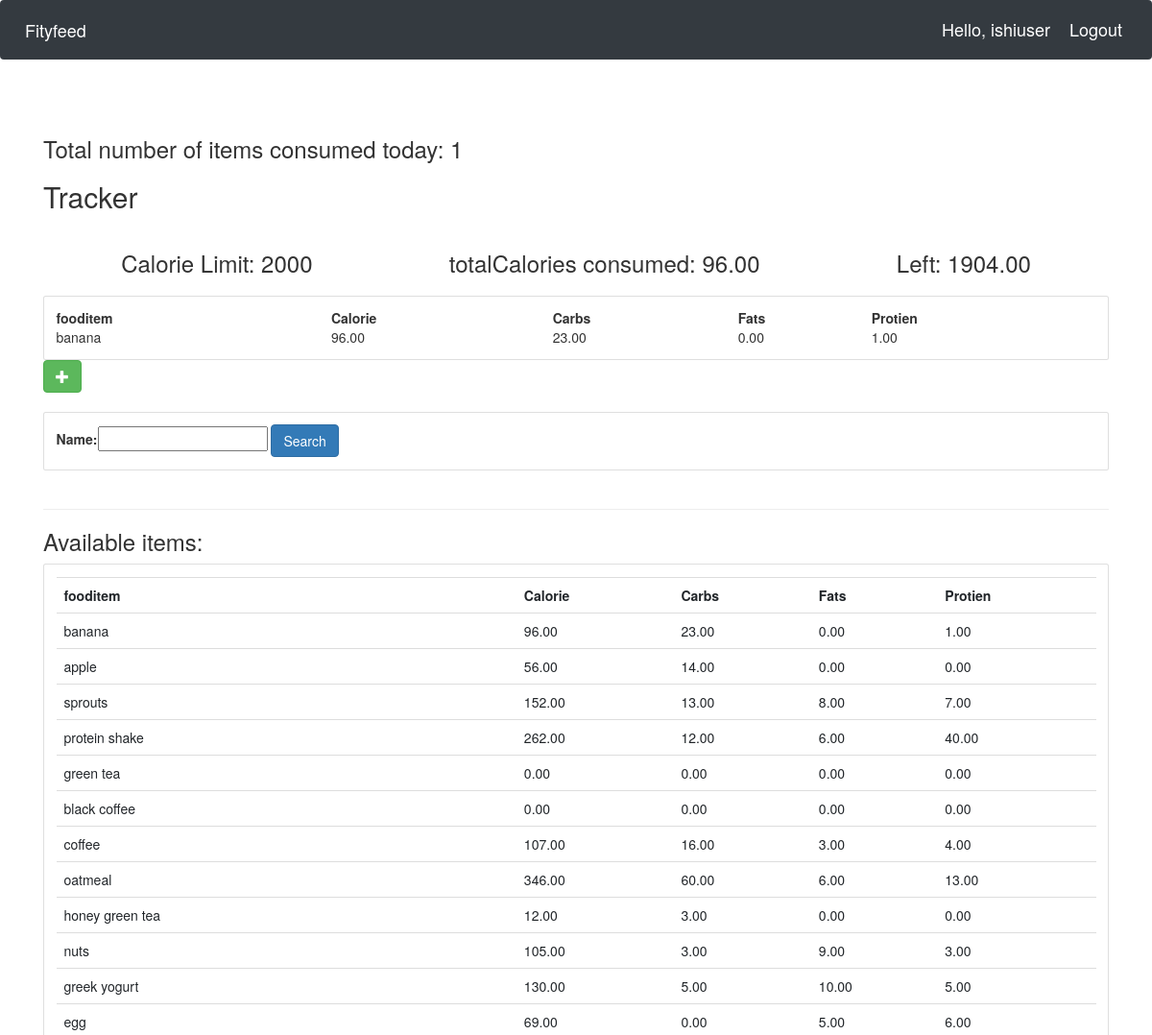
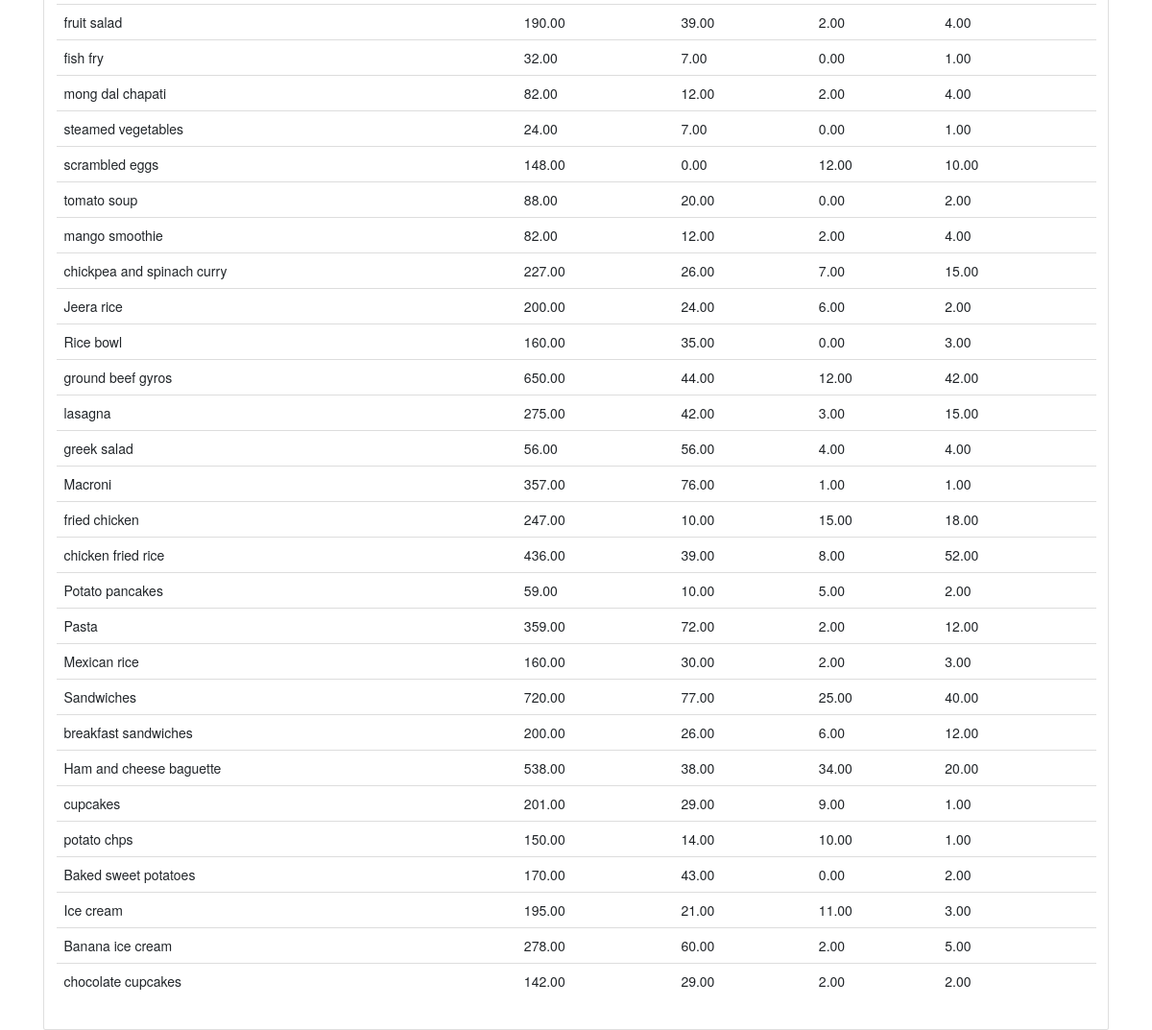
Page /user/ (signed in) on the committed database (2 pictures, top to bottom).
### Fityfeed/models.py (models this page shows, shortened)
class Fooditem(models.Model):
    name = models.CharField(max_length=200)
    category = models.ManyToManyField(Category)
    carbohydrate = models.DecimalField(max_digits=5,decimal_places=2,default=0)
    fats = models.DecimalField(max_digits=5,decimal_places=2,default=0)
    protein = models.DecimalField(max_digits=5,decimal_places=2,default=0)
    calorie=models.DecimalField(max_digits=5,decimal_places=2,default=0,blank=True)
    quantity = models.IntegerField(default=1,null=True,blank=True)

### Fityfeed/views.py (the view)
# urls.py: path('user/',views.userPage,name='userPage'), #userPage
def userPage(request):
    user=request.user
    cust=user.customer
    fooditems=Fooditem.objects.filter()
    myfilter = fooditemFilter(request.GET,queryset=fooditems)
    fooditems=myfilter.qs
    total=UserFooditem.objects.all()
    myfooditems=total.filter(customer=cust)
    cnt=myfooditems.count()
    querysetFood=[]
    for food in myfooditems:
        querysetFood.append(food.fooditem.all())
    finalFoodItems=[]
    for items in querysetFood:
        for food_items in items:
            finalFoodItems.append(food_items)
    totalCalories=0
    for foods in finalFoodItems:
        totalCalories+=foods.calorie
    CalorieLeft=2000-totalCalories
    context={'CalorieLeft':CalorieLeft,'totalCalories':totalCalories,'cnt':cnt,'foodlist':finalFoodItems,'fooditem':fooditems,'myfilter':myfilter}
    return render(request,'user.html',context)

### Fityfeed/templates/user.html (shortened to what this page needs)
{% extends 'main.html' %}
{% block content %}
<head> <link rel="stylesheet" href="https://maxcdn.bootstrapcdn.com/bootstrap/3.3.7/css/bootstrap.min.css"></head>
<h3>Total number of items consumed today: {{cnt}}</h3>
<div class="today">
	<h2>Tracker</h2>
	<div class="flex-box-row">
		<h3>Calorie Limit: 2000</h3>
		<h3>totalCalories consumed: {{totalCalories}}</h3>
		<h3>Left: {{ CalorieLeft }}</h3>
	</div>
    <div class="card card-body">
        <table>
            <tr>
                <th>fooditem</th>
                <th>Calorie</th>
                <th>Carbs</th>
                <th>Fats</th>
                <th>Protien</th>
            </tr>
            {% for food in foodlist %}
            <tr>
                <td>{{food.name}}</td>
                <td> {{food.calorie}}</td>
                <td> {{food.carbohydrate}}</td>
                <td> {{food.fats}}</td>
				<td> {{food.protein}}</td>
			</tr>
            {% endfor %}
        </table>
	</div>
	<form action="{% url 'addFooditem' %}" method="POST">
		<button type="submit" class="btn btn-success">
			<span class="glyphicon glyphicon-plus"></span>
		</button>
	</form>
</div>
<br>
<div class="row">
	<div class="col">
		<div class="card card-body">
			<form method="get">
				{{myfilter.form}}
		    <button class="btn btn-primary" type="submit">Search</button>
		  </form>
		</div>
	</div>
</div>
<br>
<hr>
<h3>Available items:</h3>
<div class="row">
	<div class="col-md">
		<div class="card card-body">
			<table class="table table-sm">
				<tr>
					<th>fooditem</th>
					<th>Calorie</th>
					<th>Carbs</th>
					<th>Fats</th>
					<th>Protien</th>
				</tr>
				{% for food in fooditem %}
				<tr>
					<td>{{food.name}}</td>
					<td> {{food.calorie}}</td>
					<td> {{food.carbohydrate}}</td>
                    <td> {{food.fats}}</td>
                    <td> {{food.protein}}</td>
					</tr>
				{% endfor %}
			</table>
		</div>
	</div>
</div>
{% endblock %}

### Fityfeed/templates/navbar.html (shortened to what this page needs)
{% load static%}
<nav class="navbar navbar-expand-lg navbar-dark bg-dark">
    <a class="navbar-brand" href="{% url 'home' %}">Fityfeed</a>
    <span class="hello-msg">Hello, {{request.user}}</span>
    <span ><a  class="hello-msg" href="{% url 'logout' %}">Logout</a></span>
  </nav>

### static/css/main.css (style rules this page uses)
.flex-box-row { display:flex; padding : 10px; flex-wrap: wrap; justify-content: space-around; }

### Fityfeed/templates/navbar.html (style rules this page uses)
.hello-msg { font-size: 18px; color: #fff; margin-right: 20px; }

### rows in the picture
Fooditem: name "banana", calorie "96.00", carbohydrate "23.00", fats "0.00", protein "1.00"
Fooditem: name "apple", calorie "56.00", carbohydrate "14.00", fats "0.00", protein "0.00"
Fooditem: name "sprouts", calorie "152.00", carbohydrate "13.00", fats "8.00", protein "7.00"
Fooditem: name "protein shake", calorie "262.00", carbohydrate "12.00", fats "6.00", protein "40.00"
Fooditem: name "green tea", calorie "0.00", carbohydrate "0.00", fats "0.00", protein "0.00"
Fooditem: name "black coffee", calorie "0.00", carbohydrate "0.00", fats "0.00", protein "0.00"
Fooditem: name "coffee", calorie "107.00", carbohydrate "16.00", fats "3.00", protein "4.00"
Fooditem: name "oatmeal", calorie "346.00", carbohydrate "60.00", fats "6.00", protein "13.00"
Fooditem: name "honey green tea", calorie "12.00", carbohydrate "3.00", fats "0.00", protein "0.00"
Fooditem: name "nuts", calorie "105.00", carbohydrate "3.00", fats "9.00", protein "3.00"
Fooditem: name "greek yogurt", calorie "130.00", carbohydrate "5.00", fats "10.00", protein "5.00"
Fooditem: name "egg", calorie "69.00", carbohydrate "0.00", fats "5.00", protein "6.00"
Fooditem: name "fruit salad", calorie "190.00", carbohydrate "39.00", fats "2.00", protein "4.00"
Fooditem: name "fish fry", calorie "32.00", carbohydrate "7.00", fats "0.00", protein "1.00"
Fooditem: name "mong dal chapati", calorie "82.00", carbohydrate "12.00", fats "2.00", protein "4.00"
Fooditem: name "steamed vegetables", calorie "24.00", carbohydrate "7.00", fats "0.00", protein "1.00"
Fooditem: name "scrambled eggs", calorie "148.00", carbohydrate "0.00", fats "12.00", protein "10.00"
Fooditem: name "tomato soup", calorie "88.00", carbohydrate "20.00", fats "0.00", protein "2.00"
Fooditem: name "mango smoothie", calorie "82.00", carbohydrate "12.00", fats "2.00", protein "4.00"
Fooditem: name "chickpea and spinach curry", calorie "227.00", carbohydrate "26.00", fats "7.00", protein "15.00"
Fooditem: name "Jeera rice", calorie "200.00", carbohydrate "24.00", fats "6.00", protein "2.00"
Fooditem: name "Rice bowl", calorie "160.00", carbohydrate "35.00", fats "0.00", protein "3.00"
Fooditem: name "ground beef gyros", calorie "650.00", carbohydrate "44.00", fats "12.00", protein "42.00"
Fooditem: name "lasagna", calorie "275.00", carbohydrate "42.00", fats "3.00", protein "15.00"
Fooditem: name "greek salad", calorie "56.00", carbohydrate "56.00", fats "4.00", protein "4.00"
Fooditem: name "Macroni", calorie "357.00", carbohydrate "76.00", fats "1.00", protein "1.00"
Fooditem: name "fried chicken", calorie "247.00", carbohydrate "10.00", fats "15.00", protein "18.00"
Fooditem: name "chicken fried rice", calorie "436.00", carbohydrate "39.00", fats "8.00", protein "52.00"
Fooditem: name "Potato pancakes", calorie "59.00", carbohydrate "10.00", fats "5.00", protein "2.00"
Fooditem: name "Pasta", calorie "359.00", carbohydrate "72.00", fats "2.00", protein "12.00"
Fooditem: name "Mexican rice", calorie "160.00", carbohydrate "30.00", fats "2.00", protein "3.00"
Fooditem: name "Sandwiches", calorie "720.00", carbohydrate "77.00", fats "25.00", protein "40.00"
Fooditem: name "breakfast sandwiches", calorie "200.00", carbohydrate "26.00", fats "6.00", protein "12.00"
Fooditem: name "Ham and cheese baguette", calorie "538.00", carbohydrate "38.00", fats "34.00", protein "20.00"
Fooditem: name "cupcakes", calorie "201.00", carbohydrate "29.00", fats "9.00", protein "1.00"
Fooditem: name "potato chps", calorie "150.00", carbohydrate "14.00", fats "10.00", protein "1.00"
Fooditem: name "Baked sweet potatoes", calorie "170.00", carbohydrate "43.00", fats "0.00", protein "2.00"
Fooditem: name "Ice cream", calorie "195.00", carbohydrate "21.00", fats "11.00", protein "3.00"
Fooditem: name "Banana ice cream", calorie "278.00", carbohydrate "60.00", fats "2.00", protein "5.00"
Fooditem: name "chocolate cupcakes", calorie "142.00", carbohydrate "29.00", fats "2.00", protein "2.00"

### other values in the picture
{{ request.user }} "ishiuser"
{{ cnt }} "1"
{{ totalCalories }} "96.00"
{{ CalorieLeft }} "1904.00"
